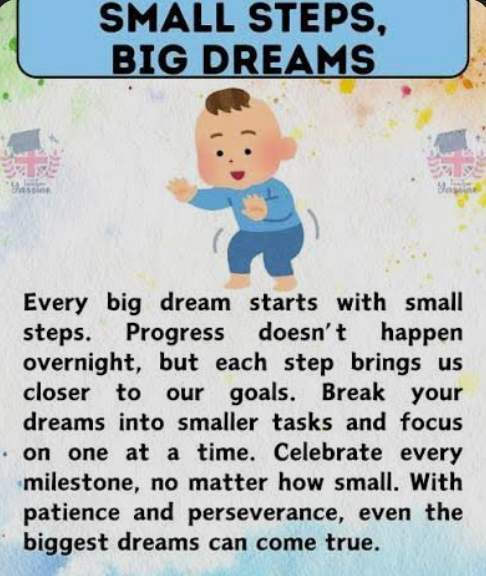
#> input picture Image or Text Recognition/sample_image.png, 486 x 576 px
$ python recognition.py
#> lines starting #> are read from the running program, lines starting #| are printed output that depends on the picture; after the words box and inside, x2 and y2 are one past the last pixel; in counts of white or black regions, pixels touching at a corner belong together
import cv2
import pytesseract

# Path to Tesseract OCR
pytesseract.pytesseract.tesseract_cmd = r"D:\DecodeLabs\tesseract.exe"

# Image file name
image_path = "sample_image.png"

# Load image
image = cv2.imread(image_path)
#> image is the input picture: shape (576, 486, 3); mean B, G, R 189.5, 188.1, 182.5

# Check image
if image is None:
    print("Error: Image file not found.")

else:

    # ==================================================
    # 1. CREATE FULL PROCESSED IMAGE FOR DISPLAY
    # ==================================================

    # Convert COMPLETE image to grayscale
    gray_full = cv2.cvtColor(
        image,
        cv2.COLOR_BGR2GRAY
    )
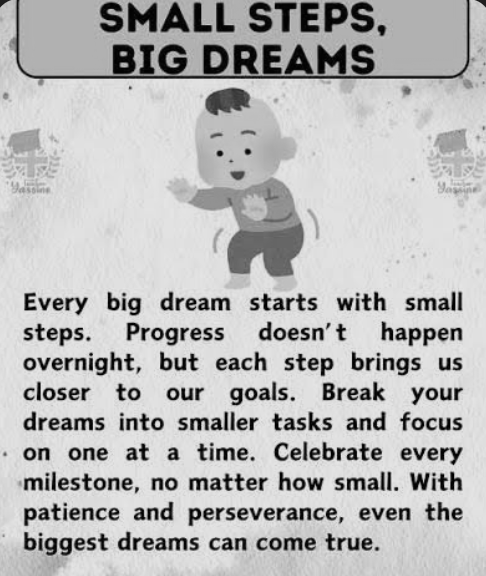
#> gray_full: shape (576, 486); min 0, max 229, mean 186.6

    # Reduce noise
    blurred_full = cv2.GaussianBlur(
        gray_full,
        (3, 3),
        0
    )

    # Convert COMPLETE image to black and white
    _, processed_full = cv2.threshold(
        blurred_full,
        0,
        255,
        cv2.THRESH_BINARY + cv2.THRESH_OTSU
    )
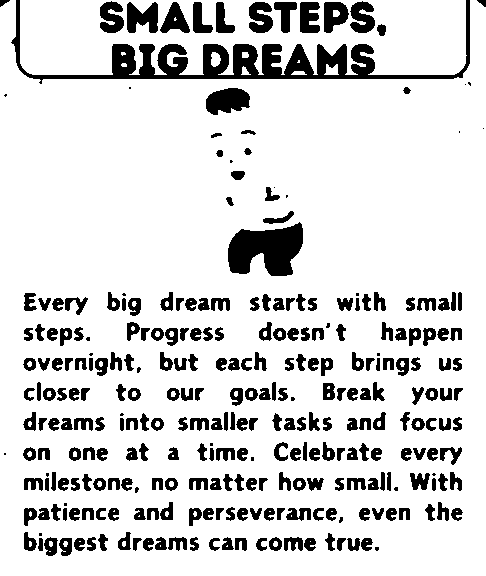
#> processed_full: shape (576, 486); 84.7% white; 296 black regions (29 under 20 px), largest, box (x1, y1, x2, y2) and area: (11, 0, 470, 84) 7501, (228, 222, 303, 276) 2779, (206, 88, 250, 115) 877


    # ==================================================
    # 2. CREATE SEPARATE IMAGE ONLY FOR OCR
    # ==================================================

    # Copy grayscale image for OCR
    ocr_image = gray_full.copy()

    # Enlarge internally for better OCR
    ocr_image = cv2.resize(
        ocr_image,
        None,
        fx=2,
        fy=2,
        interpolation=cv2.INTER_CUBIC
    )

    # Get enlarged image dimensions
    height, width = ocr_image.shape
#> height = 1152; width = 972

    # Start OCR below the cartoon and include the full paragraph
    start_y = int(height * 0.48)
#> start_y = 552

    paragraph_image = ocr_image[
    start_y:height,
    0:width
    ]
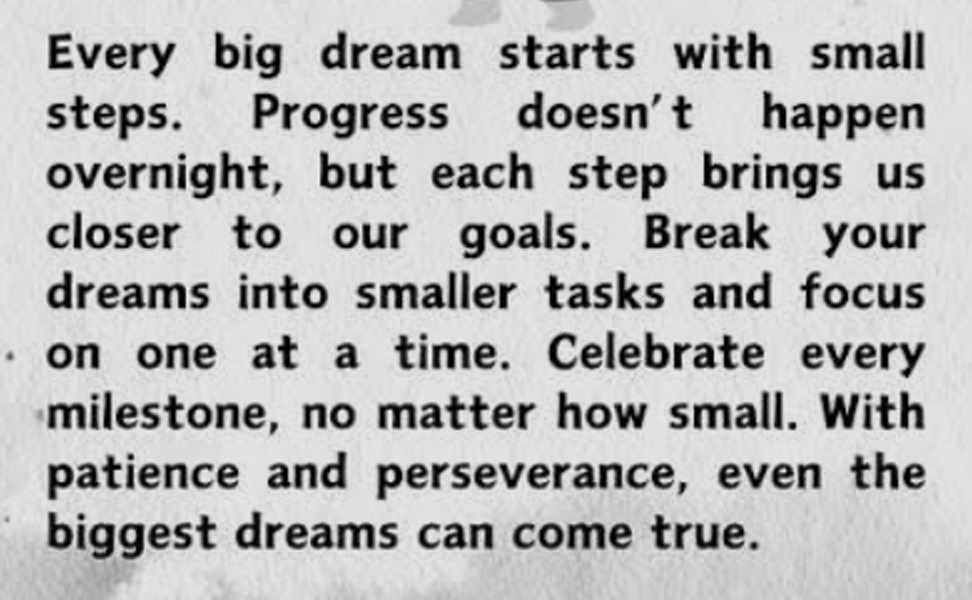
#> paragraph_image: shape (600, 972); min 0, max 249, mean 186.7

    # Reduce noise
    paragraph_blurred = cv2.GaussianBlur(
        paragraph_image,
        (3, 3),
        0
    )

    # Threshold paragraph for OCR
    _, paragraph_processed = cv2.threshold(
        paragraph_blurred,
        0,
        255,
        cv2.THRESH_BINARY + cv2.THRESH_OTSU
    )
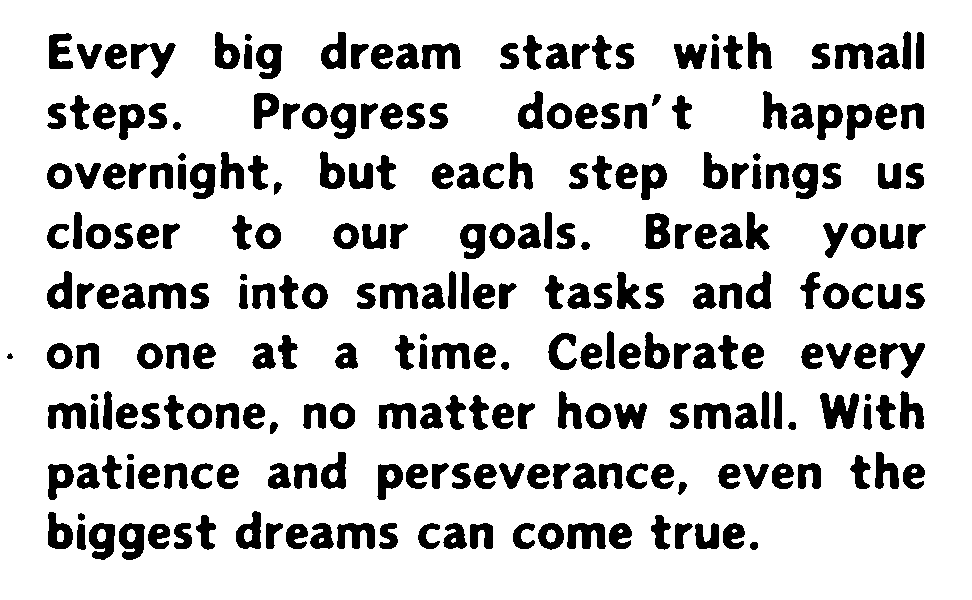
#> paragraph_processed: shape (600, 972); 82.9% white; 263 black regions, largest, box (x1, y1, x2, y2) and area: (820, 393, 859, 429) 897, (567, 523, 606, 549) 710, (880, 343, 925, 378) 709


    # ==================================================
    # 3. EXTRACT TEXT
    # ==================================================

#> (the run stopped early here; a loop or call above may not have finished)
